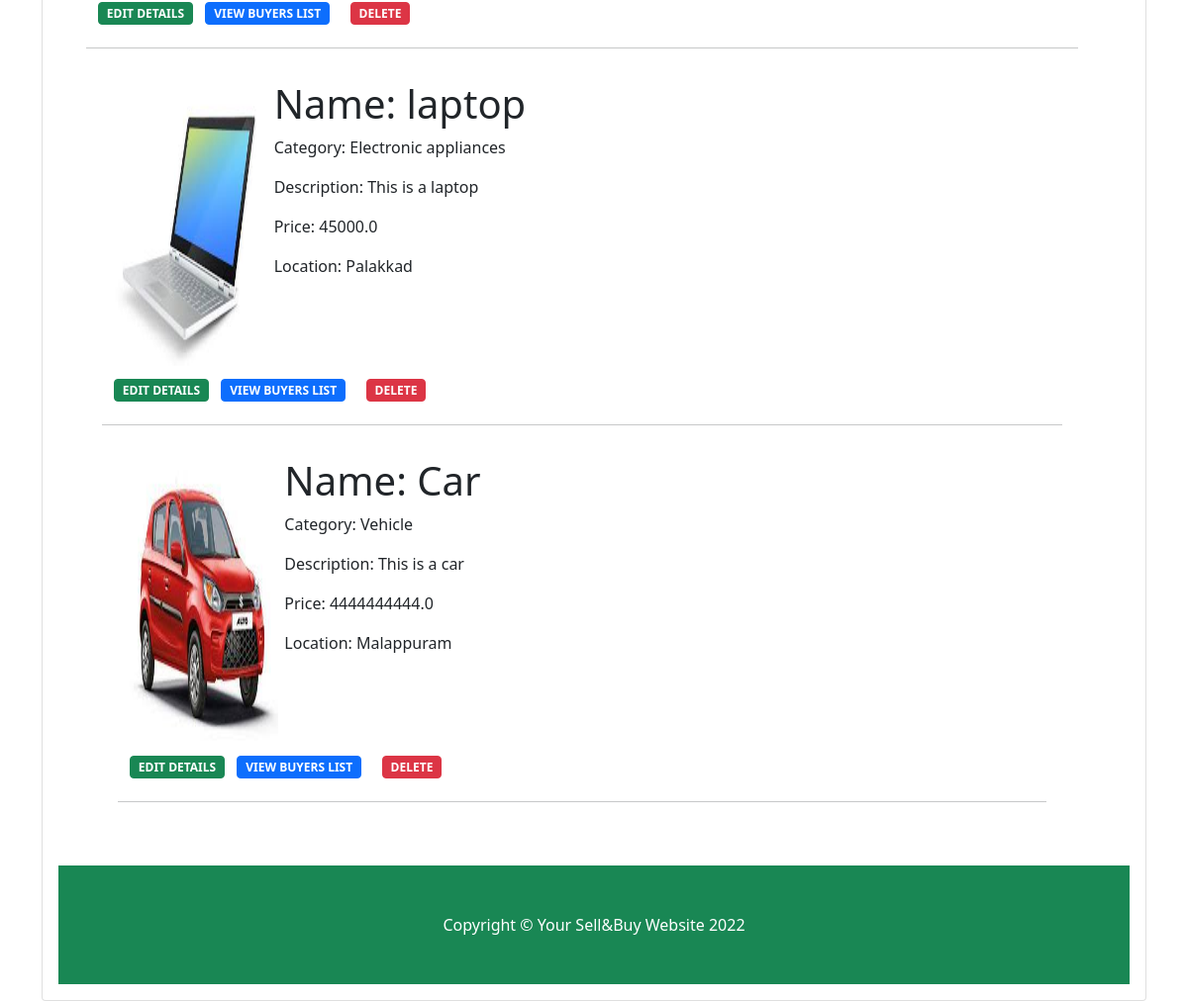
The app's page /my_post/ (signed in, lower part), older data.
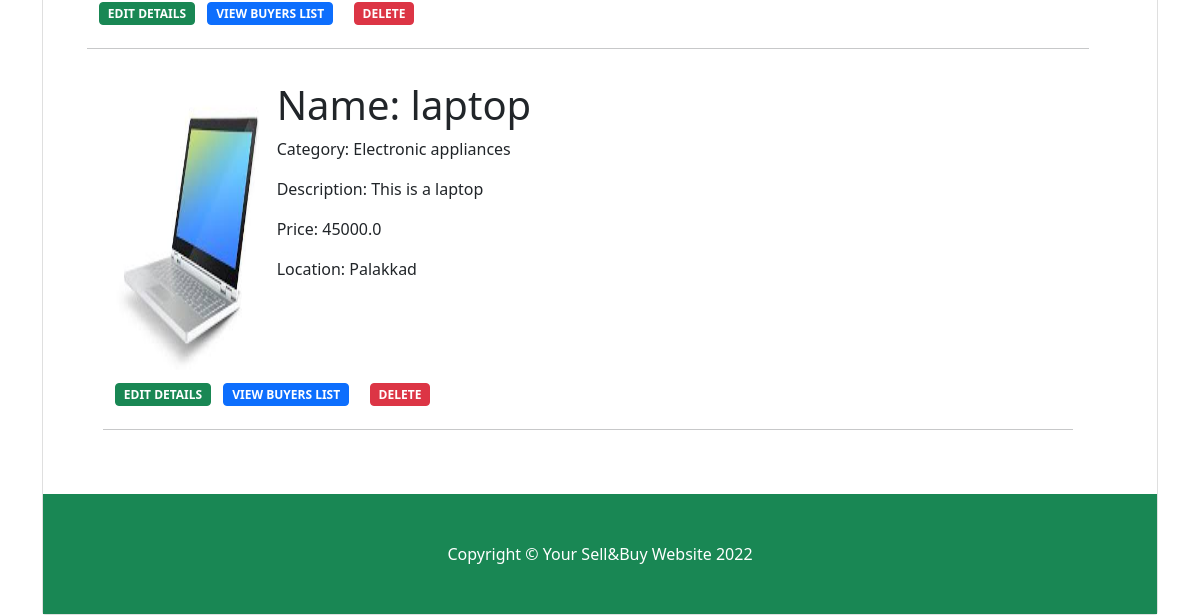
The same page, newer data.
### sellerapp/models.py (models this page shows, shortened)
class Product(models.Model):
    userid = models.ForeignKey(User,on_delete=models.CASCADE,null=True)
    product_name = models.CharField(max_length=100,null=True)
    product_desc = models.CharField(max_length=1000,null=True)
    category = models.CharField(max_length=100,null=True)
    location = models.CharField(max_length=100,null=True)
    product_price = models.FloatField(max_length=100,null=True)
    product_img = models.FileField(upload_to='media',null=True,blank=True)
    time = models.DateTimeField(null=True,blank=True)

### sellerapp/views.py (the view)
# urls.py: path('my_post/', my_post, name='my_post'),
@login_required(login_url='/log/')
def my_post(request):
    userid = request.user
    data = Product.objects.filter(userid_id=request.user)
    return render(request, "my_post.html", {'Product': data, 'userid': userid})

### sellerapp/templates/my_post.html (shortened to what this page needs)
{% load static %}
<html lang="en">
    <head>
        <link href="https://cdn.jsdelivr.net/npm/bootstrap-icons@1.5.0/font/bootstrap-icons.css" rel="stylesheet" />
        <link rel="stylesheet" href="{% static 'dist/css/styles.css' %}" type="text/css" />
    </head>
    <body>
        <br><br><br><br>
        <br><br>
        <div class="container">
            <div class="card">
                {% for product1 in Product %}
                <div class="card-body">
                    <div class="container row">
                        <div class="col-md-2">
                            <img src="{{ product1.product_img.url }}" style="height: 300px;width: 150px;" alt="Image">
                        </div>
                        <div class="col-md-10">
                            <h1>Name: {{ product1.product_name }}</h1>
                            <p>Category: {{ product1.category }}</p>
                            <p>Description: {{ product1.product_desc }}</p>
                            <p>Price: {{ product1.product_price }}</p>
                            <p>Location: {{ product1.location }}</p>
                        </div>
                        <div>
                            <a href="{% url 'edit_post_confirm' product1.id %}" class="btn btn-success badge">EDIT DETAILS</a>&nbsp;&nbsp;
                            <a href="{% url 'buyer_list' product1.id %}" class="btn btn-primary badge">VIEW BUYERS LIST</a>&nbsp;&nbsp;&nbsp;&nbsp;
                            <a href="{% url 'deletedata' product1.id %}" class="btn btn-danger badge">DELETE</a>
                        </div>
                        <br><br>
                        <hr>
                    </div>
                    {% endfor %}
                </div>
            </div>
        </div>
        <footer class="py-5 bg-success">
            <div class="container"><p class="m-0 text-center text-white">Copyright &copy; Your Sell&Buy Website 2022</p></div>
        </footer>
    </body>
</html>

Row changes from the older to the newer data that the page shows:
removed Product: product_img (picture), product_name "Car", category "Vehicle", product_desc "This is a car", product_price "4444444444.0", location "Malappuram"
